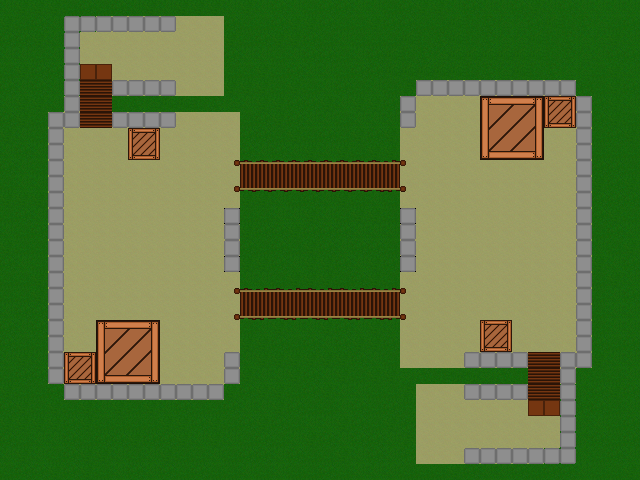

This game map was drawn from its Tiled (.tmx) file and the tilesets committed beside it. A one-line description and the trimmed map source follow:
An orthogonal 40x30 tile map with 16x16 px tiles, 3 tile layers (ground, upperGround, decorations), 3 tilesets and 47 objects (6x spawn, 6x weaponspawn, 2x team).

<map version="1.0" orientation="orthogonal" renderorder="right-down" width="40" height="30" tilewidth="16" tileheight="16" nextobjectid="75">
 <properties>
  <property name="ffa" value="true" />
  <property name="name" value="Caste Kung" />
  <property name="team" value="true" />
 </properties>
 <tileset firstgid="1" name="castle_Set" tilewidth="16" tileheight="16" tilecount="16" columns="4">
  <image source="sprites/castle_Set.png" width="64" height="64" />
 </tileset>
 <tileset firstgid="17" name="landscapetextures" tilewidth="16" tileheight="16" tilecount="32" columns="8">
  <image source="sprites/landscapetextures.png" width="128" height="64" />
 </tileset>
 <tileset firstgid="49" name="obstaclesSheet" tilewidth="16" tileheight="16" tilecount="128" columns="16">
  <image source="sprites/obstaclesSheet.png" width="256" height="128" />
 </tileset>
 <layer name="ground" width="40" height="30">
  <data>[1200 cells, 1192 non-empty, 6 distinct tile ids]</data>
 </layer>
 <objectgroup name="spawnzones">
  <object id="55" name="Left_team" type="team" x="80" y="144" width="32" height="160">
   <properties>
    <property name="team_id" value="1" />
   </properties>
  </object>
  <object id="56" name="Right_team" type="team" x="528" y="176" width="32" height="160">
   <properties>
    <property name="team_id" value="2" />
   </properties>
  </object>
 </objectgroup>
 <objectgroup name="spawnpoints">
  <object id="68" name="spawn1" type="spawn" x="432" y="416" width="16" height="16">
   <ellipse />
  </object>
  <object id="69" name="spawn1" type="spawn" x="192" y="48" width="16" height="16">
   <ellipse />
  </object>
  <object id="71" name="spawn1" type="spawn" x="560" y="128" width="16" height="16">
   <ellipse />
  </object>
  <object id="72" name="spawn1" type="spawn" x="80" y="336" width="16" height="16">
   <ellipse />
  </object>
  <object id="73" name="spawn1" type="spawn" x="176" y="352" width="16" height="16">
   <ellipse />
  </object>
  <object id="74" name="spawn1" type="spawn" x="464" y="96" width="16" height="16">
   <ellipse />
  </object>
 </objectgroup>
 <layer name="upperGround" width="40" height="30">
  <data>[1200 cells, 176 non-empty, 11 distinct tile ids]</data>
 </layer>
 <layer name="decorations" width="40" height="30">
  <data>[1200 cells, 96 non-empty, 22 distinct tile ids]</data>
 </layer>
 <objectgroup name="collision">
  <object id="2" x="176" y="0" width="47" height="15.5">
   <properties>
    <property name="collision_level" value="1" />
   </properties>
  </object>
  <object id="3" x="240" y="112" width="159.333" height="49.7037">
   <properties>
    <property name="collision_level" value="1" />
   </properties>
  </object>
  <object id="6" x="240" y="192" width="159.333" height="96">
   <properties>
    <property name="collision_level" value="1" />
   </properties>
  </object>
  <object id="7" x="240" y="320" width="159.333" height="64">
   <properties>
    <property name="collision_level" value="1" />
   </properties>
  </object>
  <object id="8" x="400" y="368" width="128" height="16">
   <properties>
    <property name="collision_level" value="1" />
   </properties>
  </object>
  <object id="9" x="224" y="0" width="192" height="96">
   <properties>
    <property name="collision_level" value="1" />
   </properties>
  </object>
  <object id="10" x="224" y="384" width="192" height="96">
   <properties>
    <property name="collision_level" value="1" />
   </properties>
  </object>
  <object id="11" x="112" y="96" width="288" height="16">
   <properties>
    <property name="collision_level" value="1" />
   </properties>
  </object>
  <object id="12" x="416" y="464" width="48" height="16">
   <properties>
    <property name="collision_level" value="1" />
   </properties>
  </object>
  <object id="13" x="224" y="208" width="16" height="64">
   <properties>
    <property name="collision_level" value="2" />
   </properties>
  </object>
  <object id="15" x="400" y="208" width="16" height="64">
   <properties>
    <property name="collision_level" value="2" />
   </properties>
  </object>
  <object id="16" x="576" y="96" width="16" height="272">
   <properties>
    <property name="collision_level" value="2" />
   </properties>
  </object>
  <object id="17" x="48" y="112" width="16" height="272">
   <properties>
    <property name="collision_level" value="2" />
   </properties>
  </object>
  <object id="18" x="64" y="16" width="16" height="112">
   <properties>
    <property name="collision_level" value="2" />
   </properties>
  </object>
  <object id="19" x="560" y="352" width="16" height="112">
   <properties>
    <property name="collision_level" value="2" />
   </properties>
  </object>
  <object id="24" x="112" y="80" width="16" height="48">
   <properties>
    <property name="collision_level" value="2" />
   </properties>
  </object>
  <object id="25" x="512" y="352" width="16" height="48">
   <properties>
    <property name="collision_level" value="2" />
   </properties>
  </object>
  <object id="26" x="224" y="352" width="16" height="32">
   <properties>
    <property name="collision_level" value="2" />
   </properties>
  </object>
  <object id="27" x="400" y="96" width="16" height="32">
   <properties>
    <property name="collision_level" value="2" />
   </properties>
  </object>
  <object id="28" x="80" y="16" width="96" height="16">
   <properties>
    <property name="collision_level" value="2" />
   </properties>
  </object>
  <object id="29" x="464" y="448" width="96" height="16">
   <properties>
    <property name="collision_level" value="2" />
   </properties>
  </object>
  <object id="30" x="464" y="384" width="64" height="16">
   <properties>
    <property name="collision_level" value="2" />
   </properties>
  </object>
  <object id="31" x="464" y="352" width="64" height="16">
   <properties>
    <property name="collision_level" value="2" />
   </properties>
  </object>
  <object id="32" x="112" y="112" width="64" height="16">
   <properties>
    <property name="collision_level" value="2" />
   </properties>
  </object>
  <object id="33" x="112" y="80" width="64" height="16">
   <properties>
    <property name="collision_level" value="2" />
   </properties>
  </object>
  <object id="34" x="64" y="384" width="160" height="16">
   <properties>
    <property name="collision_level" value="2" />
   </properties>
  </object>
  <object id="35" x="416" y="80" width="160" height="16">
   <properties>
    <property name="collision_level" value="2" />
   </properties>
  </object>
  <object id="36" x="96" y="320" width="64" height="64">
   <properties>
    <property name="collision_level" value="2" />
   </properties>
  </object>
  <object id="37" x="480" y="96" width="64" height="64">
   <properties>
    <property name="collision_level" value="2" />
   </properties>
  </object>
  <object id="40" x="128" y="128" width="32" height="32">
   <properties>
    <property name="collision_level" value="2" />
   </properties>
  </object>
  <object id="41" x="64" y="352" width="32" height="32">
   <properties>
    <property name="collision_level" value="2" />
   </properties>
  </object>
  <object id="42" x="480" y="320" width="32" height="32">
   <properties>
    <property name="collision_level" value="2" />
   </properties>
  </object>
  <object id="45" x="544" y="96" width="32" height="32">
   <properties>
    <property name="collision_level" value="2" />
   </properties>
  </object>
 </objectgroup>
 <objectgroup name="weaponspawn">
  <object id="48" name="weaponspawn" x="176" y="48" width="16" height="16" />
  <object id="50" name="weaponspawn" x="448" y="416" width="16" height="16" />
  <object id="51" name="weaponspawn" x="144" y="208" width="16" height="16" />
  <object id="52" name="weaponspawn" x="496" y="208" width="16" height="16" />
  <object id="53" name="weaponspawn" x="144" y="256" width="16" height="16" />
  <object id="54" name="weaponspawn" x="496" y="256" width="16" height="16" />
 </objectgroup>
</map>
